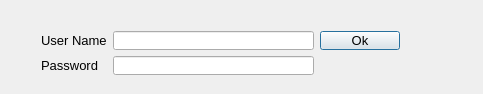
<?xml version="1.0" encoding="UTF-8"?>
<ui version="4.0">
 <class>QUserForm</class>
 <widget class="QDialog" name="QUserForm">
  <property name="geometry">
   <rect>
    <x>0</x>
    <y>0</y>
    <width>483</width>
    <height>94</height>
   </rect>
  </property>
  <property name="font">
   <font>
    <pointsize>10</pointsize>
   </font>
  </property>
  <property name="windowTitle">
   <string>Login</string>
  </property>
  <widget class="QWidget" name="layoutWidget">
   <property name="geometry">
    <rect>
     <x>30</x>
     <y>20</y>
     <width>381</width>
     <height>66</height>
    </rect>
   </property>
   <layout class="QGridLayout" name="gridLayout">
    <item row="0" column="0">
     <widget class="QLabel" name="label">
      <property name="text">
       <string>User Name</string>
      </property>
     </widget>
    </item>
    <item row="0" column="1">
     <widget class="QLineEdit" name="lineEdit"/>
    </item>
    <item row="1" column="0">
     <widget class="QLabel" name="label_2">
      <property name="text">
       <string>Password</string>
      </property>
     </widget>
    </item>
    <item row="1" column="1">
     <widget class="QLineEdit" name="lineEdit_2">
      <property name="echoMode">
       <enum>QLineEdit::Password</enum>
      </property>
     </widget>
    </item>
    <item row="0" column="2">
     <widget class="QPushButton" name="pushButton">
      <property name="text">
       <string>Ok</string>
      </property>
     </widget>
    </item>
   </layout>
  </widget>
 </widget>
 <layoutdefault spacing="6" margin="11"/>
 <resources/>
 <connections>
  <connection>
   <sender>pushButton</sender>
   <signal>clicked()</signal>
   <receiver>QUserForm</receiver>
   <slot>accept()</slot>
   <hints>
    <hint type="sourcelabel">
     <x>372</x>
     <y>29</y>
    </hint>
    <hint type="destinationlabel">
     <x>374</x>
     <y>63</y>
    </hint>
   </hints>
  </connection>
 </connections>
</ui>
